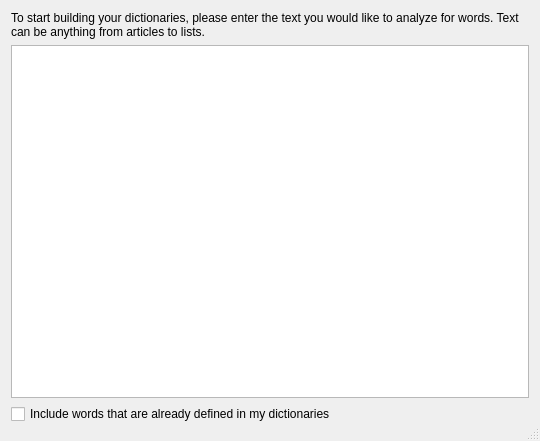
<?xml version="1.0" encoding="UTF-8"?>
<ui version="4.0">
 <class>DictionaryBuilder</class>
 <widget class="QDialog" name="DictionaryBuilder">
  <property name="geometry">
   <rect>
    <x>0</x>
    <y>0</y>
    <width>536</width>
    <height>441</height>
   </rect>
  </property>
  <property name="sizePolicy">
   <sizepolicy hsizetype="MinimumExpanding" vsizetype="MinimumExpanding">
    <horstretch>0</horstretch>
    <verstretch>0</verstretch>
   </sizepolicy>
  </property>
  <property name="windowTitle">
   <string>Plover: Dictionary Builder</string>
  </property>
  <property name="styleSheet">
   <string notr="true">QDialog {
margin: -6;
}</string>
  </property>
  <property name="sizeGripEnabled">
   <bool>true</bool>
  </property>
  <layout class="QVBoxLayout" name="verticalLayout">
   <item>
    <widget class="QStackedWidget" name="pages">
     <property name="currentIndex">
      <number>0</number>
     </property>
     <widget class="QWidget" name="input">
      <layout class="QVBoxLayout" name="vlayout">
       <property name="leftMargin">
        <number>0</number>
       </property>
       <property name="topMargin">
        <number>0</number>
       </property>
       <property name="rightMargin">
        <number>0</number>
       </property>
       <property name="bottomMargin">
        <number>0</number>
       </property>
       <item>
        <widget class="QLabel" name="intro_label">
         <property name="text">
          <string>To start building your dictionaries, please enter the text you would like to analyze for words. Text can be anything from articles to lists.</string>
         </property>
         <property name="wordWrap">
          <bool>true</bool>
         </property>
        </widget>
       </item>
       <item>
        <widget class="QPlainTextEdit" name="text_box">
         <property name="tabChangesFocus">
          <bool>true</bool>
         </property>
        </widget>
       </item>
       <item>
        <widget class="QCheckBox" name="check_include_words">
         <property name="text">
          <string>Include words that are already defined in my dictionaries</string>
         </property>
        </widget>
       </item>
      </layout>
     </widget>
     <widget class="QWidget" name="builder">
      <layout class="QGridLayout" name="glayout">
       <property name="leftMargin">
        <number>0</number>
       </property>
       <property name="topMargin">
        <number>0</number>
       </property>
       <property name="rightMargin">
        <number>0</number>
       </property>
       <property name="bottomMargin">
        <number>0</number>
       </property>
       <item row="2" column="0">
        <widget class="AddTranslationWidget" name="add_translation" native="true">
         <property name="sizePolicy">
          <sizepolicy hsizetype="Preferred" vsizetype="Expanding">
           <horstretch>0</horstretch>
           <verstretch>0</verstretch>
          </sizepolicy>
         </property>
        </widget>
       </item>
       <item row="0" column="1">
        <widget class="QComboBox" name="order_combo">
         <property name="sizePolicy">
          <sizepolicy hsizetype="Preferred" vsizetype="Fixed">
           <horstretch>0</horstretch>
           <verstretch>0</verstretch>
          </sizepolicy>
         </property>
         <item>
          <property name="text">
           <string>Frequency</string>
          </property>
         </item>
         <item>
          <property name="text">
           <string>Order of Appearance</string>
          </property>
         </item>
         <item>
          <property name="text">
           <string>Alphabetical</string>
          </property>
         </item>
        </widget>
       </item>
       <item row="2" column="1">
        <widget class="QListWidget" name="word_list_widget"/>
       </item>
       <item row="0" column="0">
        <widget class="QLabel" name="label">
         <property name="sizePolicy">
          <sizepolicy hsizetype="Expanding" vsizetype="Minimum">
           <horstretch>0</horstretch>
           <verstretch>0</verstretch>
          </sizepolicy>
         </property>
         <property name="font">
          <font>
           <pointsize>14</pointsize>
           <weight>75</weight>
           <bold>true</bold>
          </font>
         </property>
         <property name="text">
          <string>Defining word {current} of {total}: {word}</string>
         </property>
        </widget>
       </item>
      </layout>
     </widget>
    </widget>
   </item>
   <item>
    <widget class="QDialogButtonBox" name="button_box">
     <property name="orientation">
      <enum>Qt::Horizontal</enum>
     </property>
     <property name="standardButtons">
      <set>QDialogButtonBox::NoButton</set>
     </property>
     <property name="centerButtons">
      <bool>false</bool>
     </property>
    </widget>
   </item>
  </layout>
 </widget>
 <customwidgets>
  <customwidget>
   <class>AddTranslationWidget</class>
   <extends>QWidget</extends>
   <header>plover.gui_qt.add_translation_widget</header>
   <container>1</container>
  </customwidget>
 </customwidgets>
 <tabstops>
  <tabstop>text_box</tabstop>
  <tabstop>check_include_words</tabstop>
  <tabstop>order_combo</tabstop>
 </tabstops>
 <resources>
  <include location="resources/resources.qrc"/>
 </resources>
 <connections>
  <connection>
   <sender>button_box</sender>
   <signal>accepted()</signal>
   <receiver>DictionaryBuilder</receiver>
   <slot>accept()</slot>
   <hints>
    <hint type="sourcelabel">
     <x>248</x>
     <y>254</y>
    </hint>
    <hint type="destinationlabel">
     <x>157</x>
     <y>274</y>
    </hint>
   </hints>
  </connection>
  <connection>
   <sender>button_box</sender>
   <signal>rejected()</signal>
   <receiver>DictionaryBuilder</receiver>
   <slot>reject()</slot>
   <hints>
    <hint type="sourcelabel">
     <x>316</x>
     <y>260</y>
    </hint>
    <hint type="destinationlabel">
     <x>286</x>
     <y>274</y>
    </hint>
   </hints>
  </connection>
 </connections>
 <slots>
  <slot>on_next()</slot>
 </slots>
</ui>
